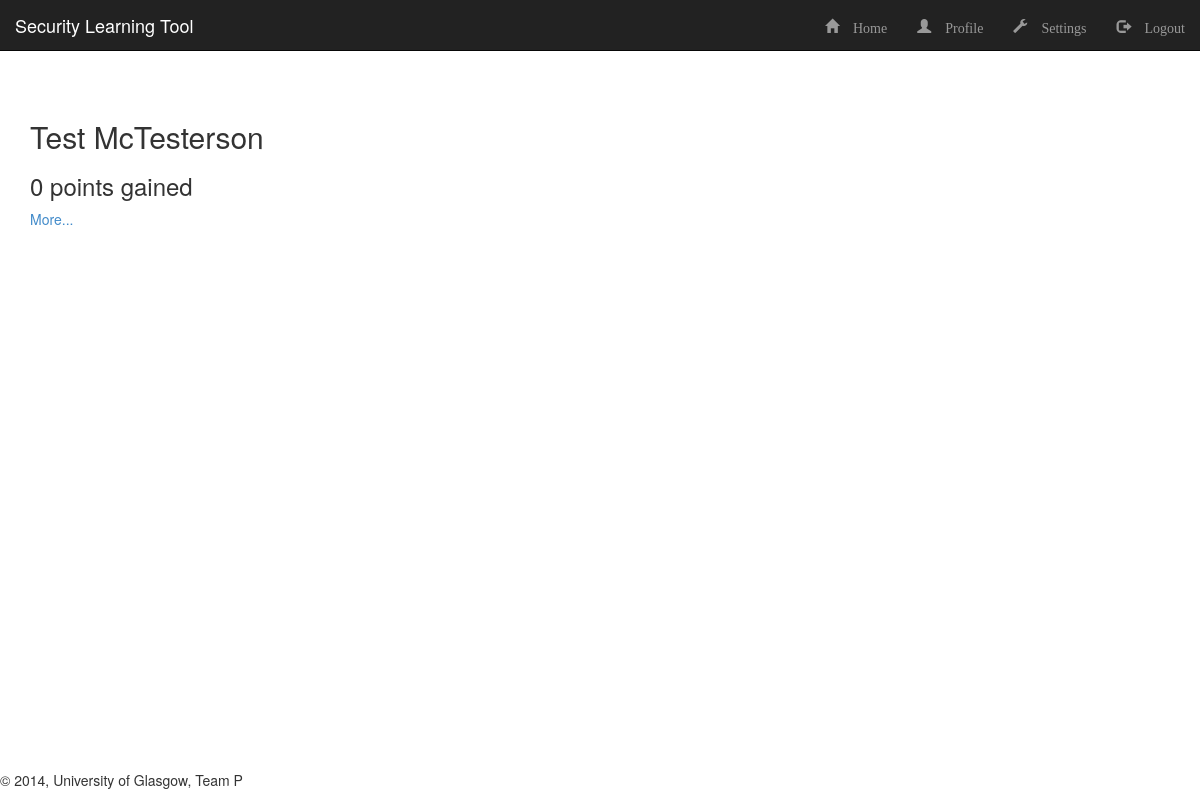
Screenshot of /student/ (signed in) with the database file from the repository.
### course/models.py (models this page shows, shortened)
class Student(models.Model):
		identity    = models.OneToOneField(User)
		lessons     = models.ManyToManyField(Lesson,blank=True,related_name="lessons")
		completed   = models.ManyToManyField(Lesson,blank=True,related_name="completed")
		points      = models.IntegerField(default=0,editable=False)

### student/views.py (the view)
@login_required
def students(request):
	allStudents     = Student.objects.all()
	template        = loader.get_template('student/list.html')
	authenticater   = request.user.is_authenticated()
	context         = RequestContext(request, {'students': allStudents,'authenticated':authenticater,})
	return HttpResponse(template.render(context))

### templates/student/list.html (shortened to what this page needs)
{% extends "base.html" %}
{% block content %}
	{%for student in students%}
	<div class="student">
        <span><h2>{{student.identity.first_name}} {{student.identity.last_name}}</h2>
        <h3> {{student.points}} points gained</h3></span>
        <a href="#">More...</a>
	</div>
	{% endfor %}
{% endblock %}

### rows the page displays
Student: identity.first_name "Test", identity.last_name "McTesterson", points "0"
